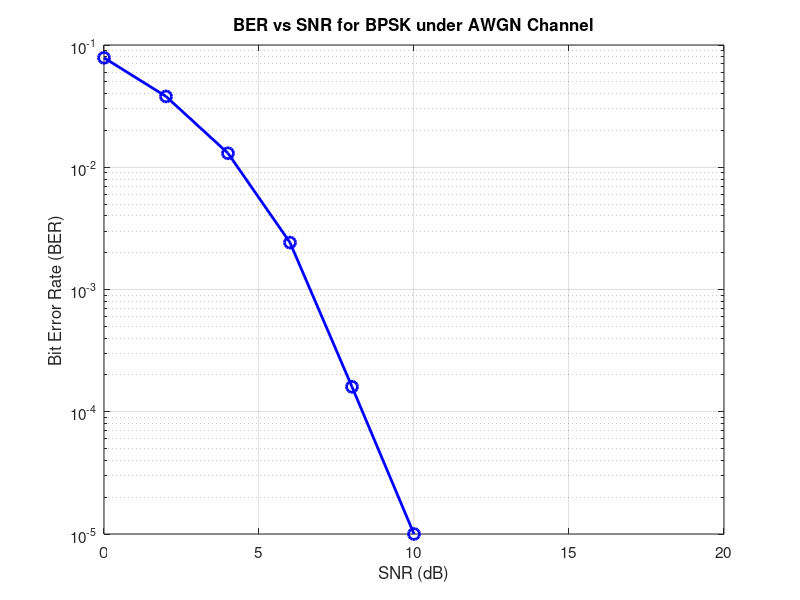

Recreate this plot in MATLAB.
clc;
clear;
close all;

Nbits = 100000;
SNRdB = 0:2:20;

BER = zeros(size(SNRdB));

for k = 1:length(SNRdB)

    txBits = randi([0 1],Nbits,1);

    txSignal = 2*txBits - 1;

    snrLinear = 10^(SNRdB(k)/10);

    noise = sqrt(1/(2*snrLinear))*randn(Nbits,1);

    rxSignal = txSignal + noise;

    rxBits = rxSignal > 0;

    BER(k) = sum(txBits ~= rxBits)/Nbits;

end

figure;

semilogy(SNRdB,BER,'o-b',...
    'LineWidth',2,...
    'MarkerSize',8);

grid on;
box on;

xlabel('SNR (dB)','FontSize',12);
ylabel('Bit Error Rate (BER)','FontSize',12);

title('BER vs SNR for BPSK under AWGN Channel',...
      'FontSize',13);

set(gca,'FontSize',11);
